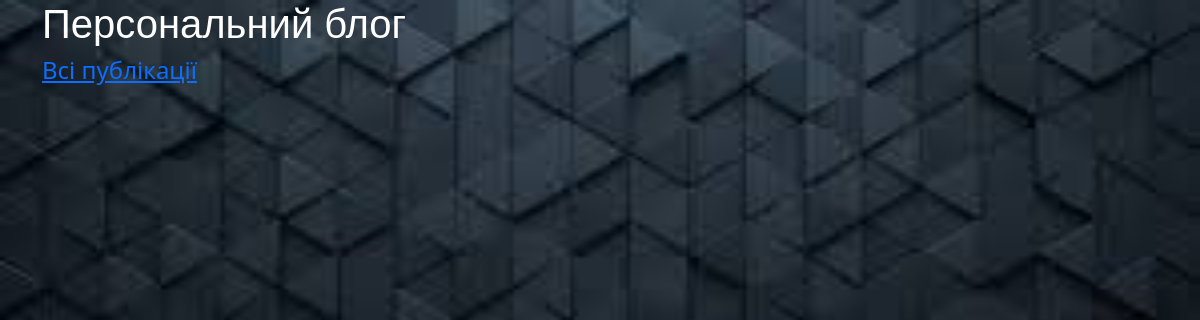
Before: / with the older database file.
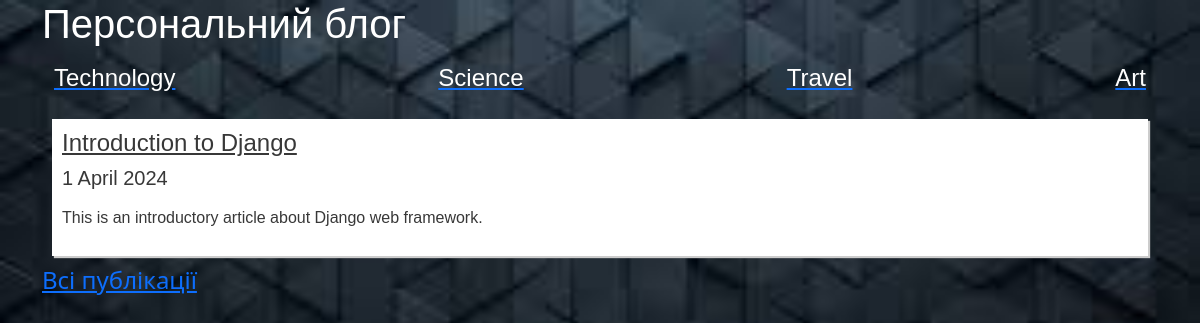
After: the same page with the newer database file.
### app_blog/models.py (models this page shows, shortened)
class Category(models.Model):
    category = models.CharField(u'Категорія',
                                max_length=250,
                                help_text=u'Максимум 250 символів')
    slug = models.SlugField(u'Слаг')
    objects = models.Manager()
    class Meta:
        verbose_name = u'Категорія для публікації'
        verbose_name_plural = u'Категорії для публікацій'
    def get_absolute_url(self):
        try:
            url = reverse('articles-category-list',
                          kwargs={'slug': self.slug})
        except:
            url = '/'
        return url

class Article(models.Model):
    title = models.CharField(u'Заголовок', max_length=250, help_text=u'Максимум 250 символів')
    description = models.TextField(blank=True, verbose_name=u'Опис')
    pub_date = models.DateTimeField(u'Дата публікації', default=timezone.now)
    slug = models.SlugField(u'Слаг', unique_for_date='pub_date')
    main_page = models.BooleanField(u'Головна', default=False, help_text=u'Показувати на головній сторінці')
    category = models.ForeignKey(Category, related_name='articles', blank=True, null=True, verbose_name=u'Категорія',on_delete=models.CASCADE)
    objects = models.Manager()
    class Meta:
        ordering = ['-pub_date']
        verbose_name = u'Стаття'
        verbose_name_plural = u'Статті'
    def get_absolute_url(self):
        try:
            url = reverse('news-detail', kwargs={'year': self.pub_date.strftime("%Y"),
                                                 'month': self.pub_date.strftime("%m"),
                                                 'day': self.pub_date.strftime("%d"),
                                                 'slug': self.slug})
        except:
            url = "/"
        return url

### app_blog/views.py (the view)
# urls.py: path('', HomePageView.as_view()),
class HomePageView(ListView):
    model = Article
    template_name = 'index.html'
    context_object_name = 'categories'
    def get_context_data(self, **kwargs):
        context = super(HomePageView, self).get_context_data(**kwargs)
        context['articles'] =\
            Article.objects.filter(main_page=True)[:5]
        return context
    def get_queryset(self, *args, **kwargs):
        categories = Category.objects.all()
        return categories

### app_blog/templates/index.html (shortened to what this page needs)
<!DOCTYPE html>
<html lang="uk">
<head>
</head>
<body>
{% extends "base.html" %}
{% load static %}
{% block content %}{% endblock %}

### app_blog/templates/base.html (shortened to what this page needs)
<!DOCTYPE html>
<html lang=”uk”>
{% load static %}
<head>
    <!DOCTYPE html>
    <link href="https://cdn.jsdelivr.net/npm/bootstrap@5.3.3/dist/css/bootstrap.min.css" rel="stylesheet">
    <link type="text/css" href="{% static 'css/main.css' %}" rel="stylesheet">
</head>
<body>
<div class="container">
    <h1> Персональний блог</h1>
    {% block content %}
    {% endblock %}
</div>
</body>
</html>

### app_blog/static/css/main.css (style rules this page uses)
div > h1 { color: #09b3bf; }
body { background-image: url('../img/bg.jpg'); background-size: cover; background-repeat: no-repeat; }
div > h1 { color: #fff; font-family: 'Ubuntu', sans-serif; }
body > div > nav > div > a > h4 { color: #fff; font-family: 'Ubuntu', sans-serif; }
.article-block { background: #fff; color: #383838; font-family: 'Ubuntu', sans-serif; box-shadow: 2px 2px 1px #ccc; padding: 10px; margin: 10px; }
.article-block a { color: #383838; font-family: 'Ubuntu', sans-serif; }

Changed rows visible on the page:
added Category: slug+category "Technology Science Travel Art Introduction to Django 1 April 2024 This is an introductory article about Django web framework. Всі публікації"
Other visible differences:
text no longer shown: "Всі публікації"
